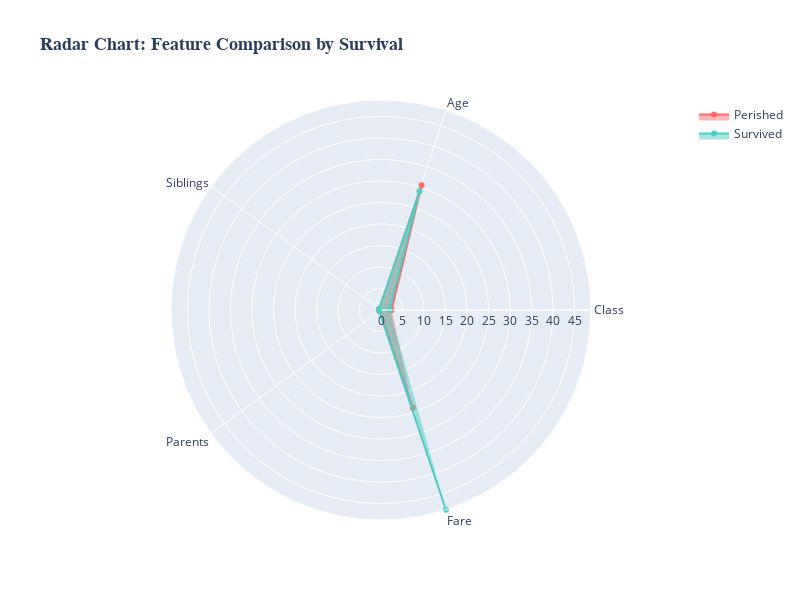

Here is the notebook cell this chart was saved with:
### Markdown cell above
9. Radar Chart for Multi-Feature Comparison

### Code cell
import plotly.graph_objects as go

# Calculate average features by survival
radar_df = full_df.groupby('Survived')[['Pclass', 'Age', 'SibSp', 'Parch', 'Fare']].mean().reset_index()

fig = go.Figure()

for survived in [0, 1]:
    fig.add_trace(go.Scatterpolar(
        r=radar_df[radar_df['Survived'] == survived].values[0][1:],
        theta=['Class', 'Age', 'Siblings', 'Parents', 'Fare'],
        fill='toself',
        name='Survived' if survived else 'Perished',
        line_color='#4ecdc4' if survived else '#ff6b6b'
    ))

fig.update_layout(
    polar=dict(
        radialaxis=dict(
            visible=True,
            range=[0, max(radar_df.max())]
        )),
    showlegend=True,
    title='<b>Radar Chart: Feature Comparison by Survival</b>',
    title_font=dict(size=18, family='Arial'),
    width=800,
    height=600
)

fig.show()

### Figure 1 — Plotly figure (JSON) as saved in the notebook; plotly's stock layout.template omitted (floating-point values rounded to 4 significant figures)
{"data": [{"fill": "toself", "line": {"color": "#ff6b6b"}, "name": "Perished", "r": [2.467, 30.51, 0.4969, 0.3117, 23.88], "theta": ["Class", "Age", "Siblings", "Parents", "Fare"], "type": "scatterpolar"}, {"fill": "toself", "line": {"color": "#4ecdc4"}, "name": "Survived", "r": [2.01, 28.93, 0.502, 0.5061, 48.81], "theta": ["Class", "Age", "Siblings", "Parents", "Fare"], "type": "scatterpolar"}], "layout": {"height": 600, "polar": {"radialaxis": {"range": [0, 48.81], "visible": true}}, "showlegend": true, "title": {"font": {"family": "Arial", "size": 18}, "text": "<b>Radar Chart: Feature Comparison by Survival</b>"}, "width": 800}}
